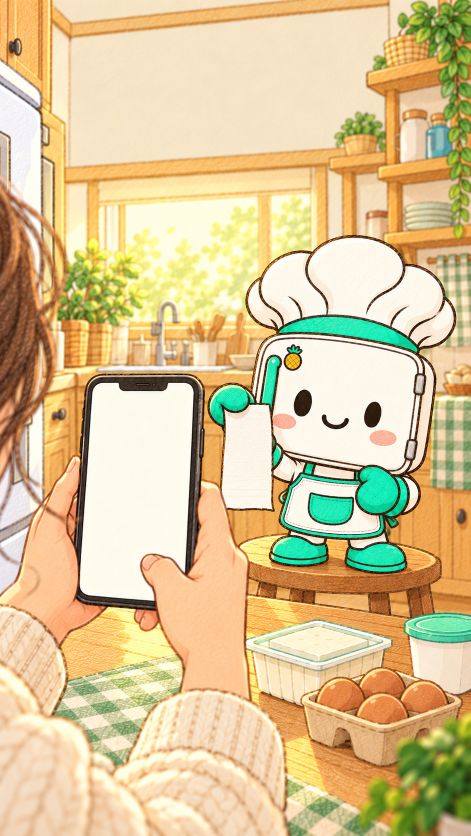
#> input picture output/marketing/jango-sns-ep04-20261020/source-art/scene-02-r1.png, 941 x 1672 px (shown at 1/2 size)
$ python -i render_ui.py   (imports and definitions only)
#> lines starting #> are read from the running program, lines starting #| are printed output that depends on the picture
"""Offline promotional UI, using current app tokens, fonts and verified copy.

This is an enlarged/abridged illustration of the app, not a runtime screenshot.
No API, accounts or production data are involved.
"""
from pathlib import Path
import json
import re
from PIL import Image, ImageDraw, ImageFont, ImageOps

OUT = Path(__file__).resolve().parent
ROOT = OUT.parents[2]
# [1 line that did not run here, left out]
# [1 line that did not run here, left out]
S = 3
FONT = ROOT / "apps/mobile/assets/fonts"
METRICS = []


class Screen:
    def __init__(self, name, size=(360, 700), color=None):
#> called with name = 'camera', size = (360, 720), color = '#544C42'
        self.name = name
        self.size = size
        self.im = Image.new("RGBA", (size[0]*S, size[1]*S),
                            color or C["background"])
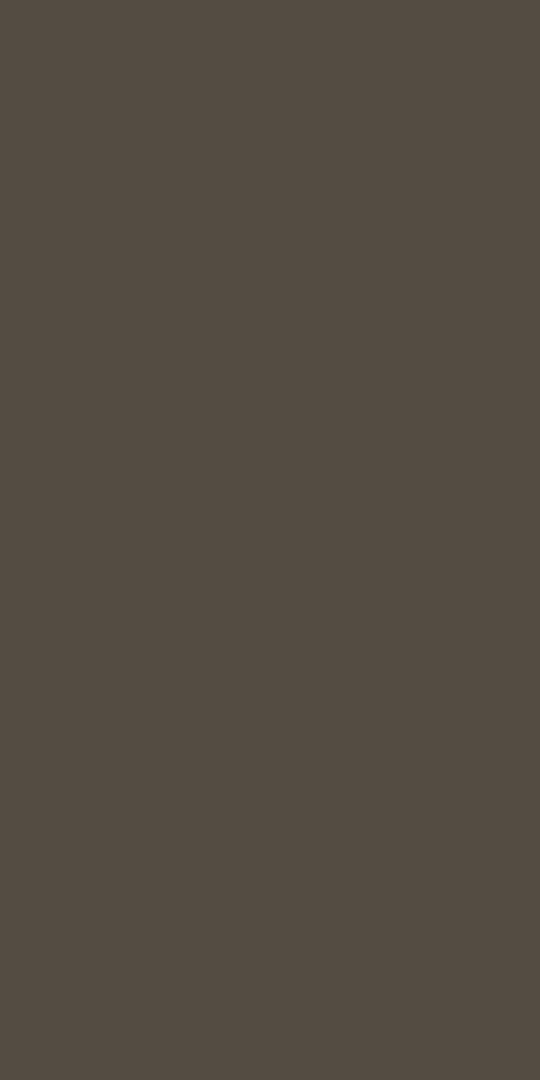
#> self.im: PIL image 1080x2160 RGBA (shown at 1/2 size); mean R, G, B, A 84, 76, 66, 255
        self.d = ImageDraw.Draw(self.im)

    # [12 lines left out: function box, not called in this run]

    def line(self, pts, color, width=2):
        self.d.line([(round(x*S), round(y*S)) for x, y in pts],
                    fill=color, width=width*S, joint="curve")

    # [137 lines left out: functions text, button, icon, save, receipt, review and 1 more, not called in this run]


def camera(receipt_path):
    s=Screen("camera",(360,720),"#544C42")
    # The receipt sits on the same warm table as the scene. This preview is a
    # deliberately illustrated example; no photo-analysis API was called.
    bg=Image.open(OUT/"source-art/scene-02-r1.png").convert("RGBA")
    bg=bg.crop((420,1180,930,1672))
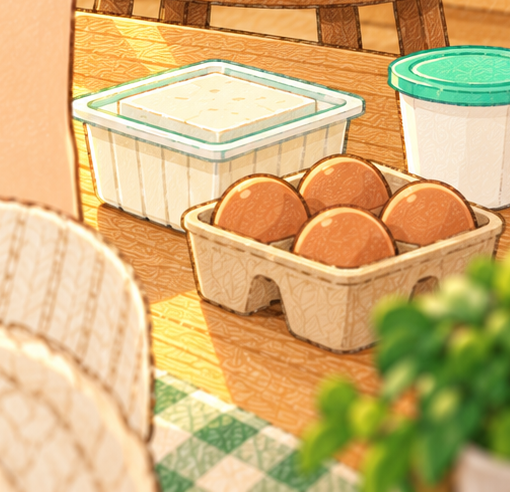
#> bg: PIL image 510x492 RGBA; mean R, G, B, A 209.6, 178.1, 120.1, 255
    bg=ImageOps.fit(bg,s.im.size,Image.Resampling.LANCZOS)
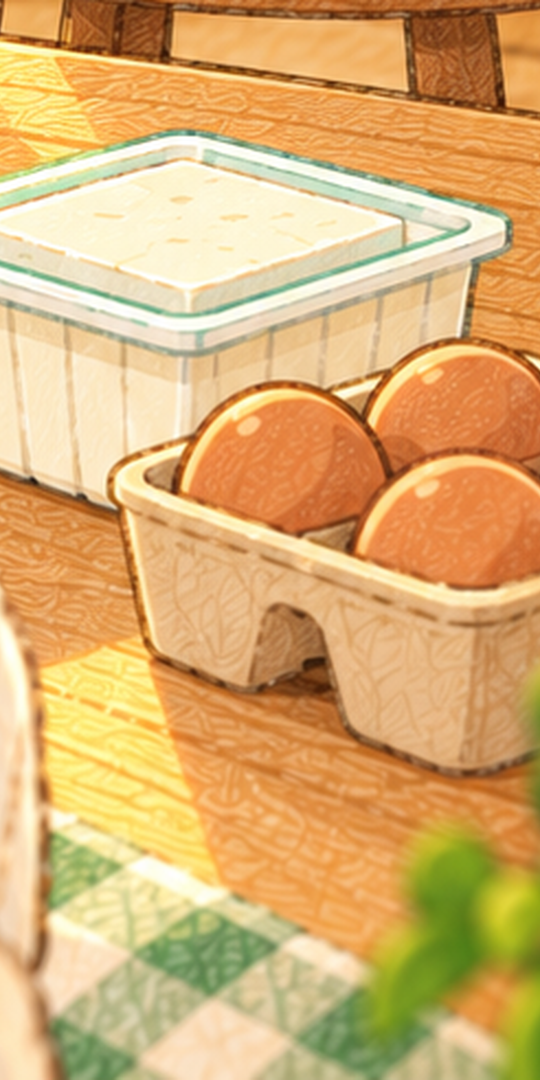
#> bg: PIL image 1080x2160 RGBA (shown at 1/2 size); mean R, G, B, A 217.4, 176.1, 114.8, 255
    s.im.alpha_composite(bg)
    shade=Image.new("RGBA",s.im.size,(22,30,24,95));s.im.alpha_composite(shade)
#> after `s.im.alpha_composite(shade)`:
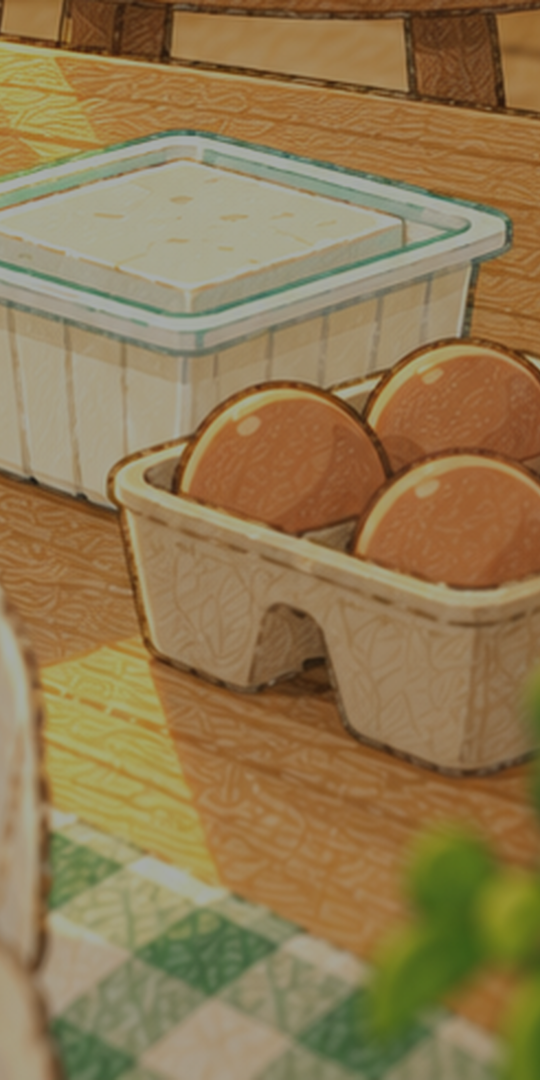
#> s.im: PIL image 1080x2160 RGBA (shown at 1/2 size); mean R, G, B, A 144.6, 121.7, 81, 255
    s.d=ImageDraw.Draw(s.im)
#> (the run stopped early here; a loop or call above may not have finished)
